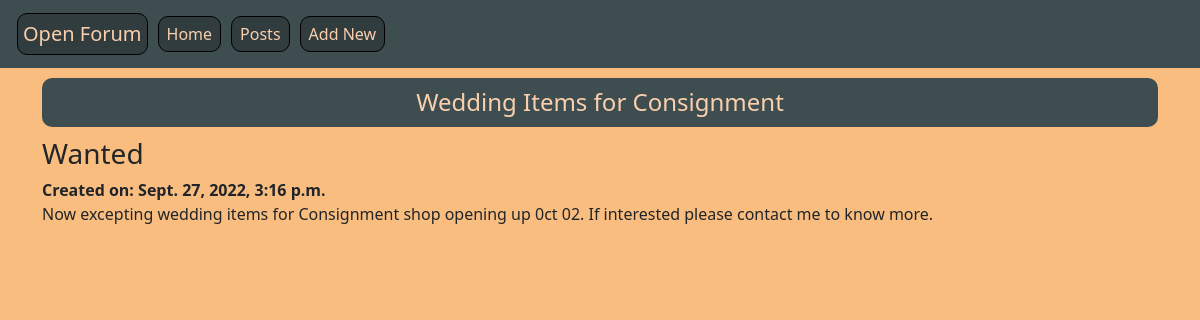
/posts/13, run on the app's committed database.
### posts/models.py (models this page shows, shortened)
class Post(models.Model):
    title = models.CharField(max_length=256)
    subtitle = models.CharField(max_length=256)
    body = models.TextField()
    created_on = models.DateTimeField(auto_now_add=True)

### posts/views.py (the view)
# urls.py: path('<int:pk>', PostDetailView.as_view(), name='detail'),
class PostDetailView(DetailView):
    template_name = "posts/detail.html"
    model = Post

### templates/posts/detail.html (shortened to what this page needs)
{% extends 'base.html' %}
{% load static %}
{% block contents %}
    <h1>{{ post.title }}</h1>
    <h3>{{ post.subtitle }}</h3>
    <strong>Created on: {{ post.created_on }}</strong>
    <p>{{ post.body }}</p>
{% endblock contents %}

### static/css/base.css (style rules this page uses)
h1 { color: #3E4E50; font-size: 24px; background-color: #3E4E50; color: #FACFAD; padding: 10px; margin: 10px 0; text-align: center; border-radius: 10px; }
body { background: #F8BD7F; }

### data on the page
Post: title "Wedding Items for Consignment", subtitle "Wanted", created_on "Sept. 27, 2022, 3:16 p.m.", body "Now excepting wedding items for Consignment shop opening up 0ct 02. If interested please contact me to know more."
